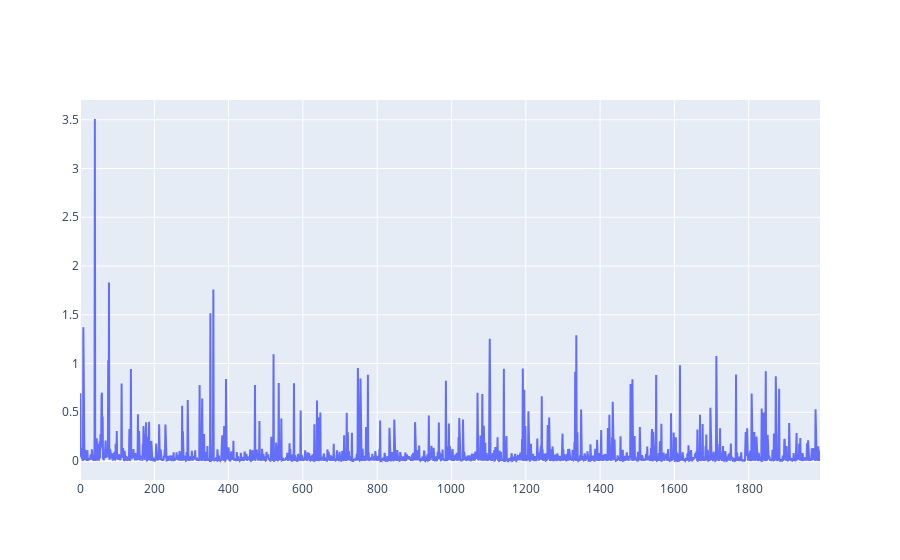

The cell this chart's notebook holds for it:
### Code cell
# 绘制loss曲线
drawLoss(loss_seq)

### Figure 1 — Plotly figure (JSON) as saved in the notebook; plotly's stock layout.template omitted (floating-point values rounded to 4 significant figures; data arrays with more than 128 entries replaced by an {"elided": "..."} marker saying what was removed)
{"data": [{"mode": "lines", "name": "loss", "y": {"elided": "1993 float values"}, "type": "scatter"}], "layout": {}}
